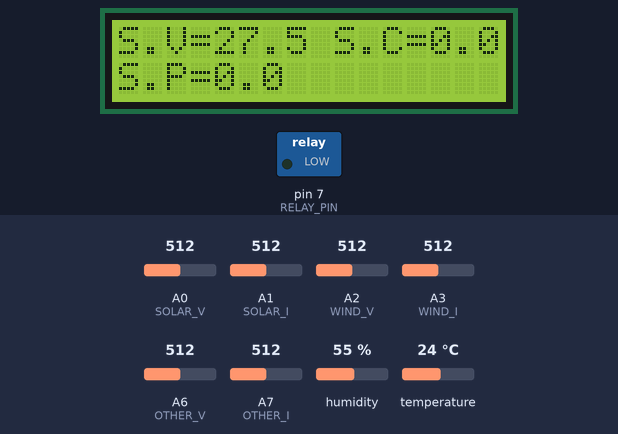
Bench run of a sketch on a simulated Arduino Nano, built with avr-gcc and run on an emulated ATmega328P. On the bench: 16×2 character LCD, switched loads named in the sketch (green lamp = pin HIGH). Inputs (shaded band) come from the test bench; at power-on: A1 (SOLAR_I) = 512, temperature 24 °C, A0 (SOLAR_V) = 512, A3 (WIND_I) = 512, A2 (WIND_V) = 512, A6 (OTHER_V) = 512, A7 (OTHER_I) = 512, humidity 55 %. What the sketch prints to the serial monitor is not drawn.

Above: at 4.2 s.
4.3 s: A1 (SOLAR_I) set to 531
At 15.6 s:
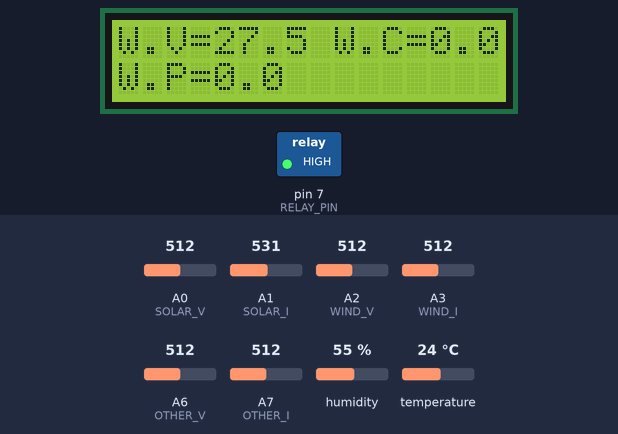
15.9 s: temperature set to 11 °C
At 28.9 s:
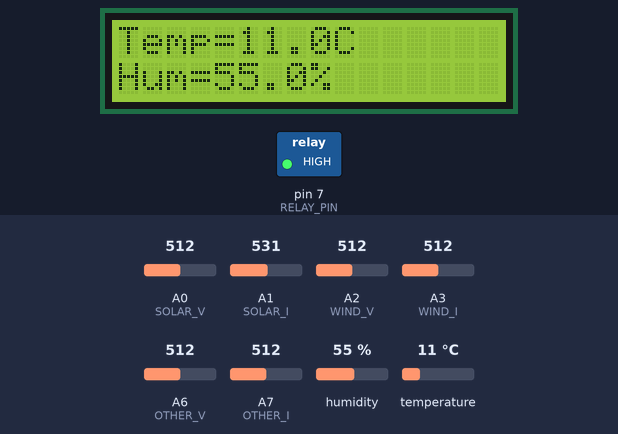
29.2 s: temperature set to 8 °C
At 37.4 s:
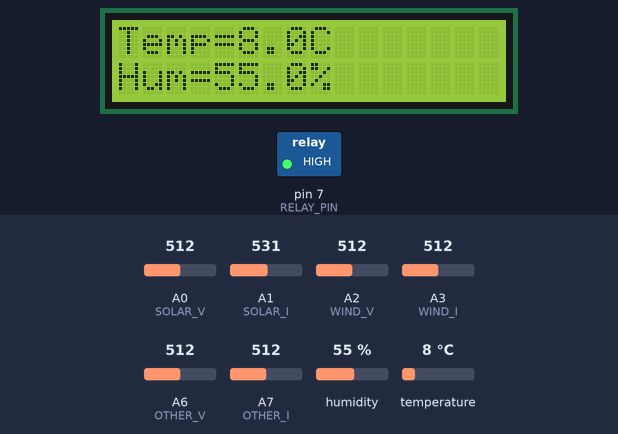
41.7 s: A0 (SOLAR_V) set to 716
At 50.3 s:
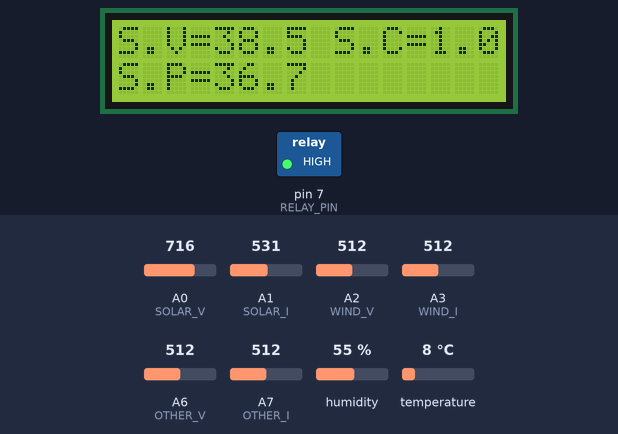
53.0 s: A3 (WIND_I) set to 567
At 61.1 s:
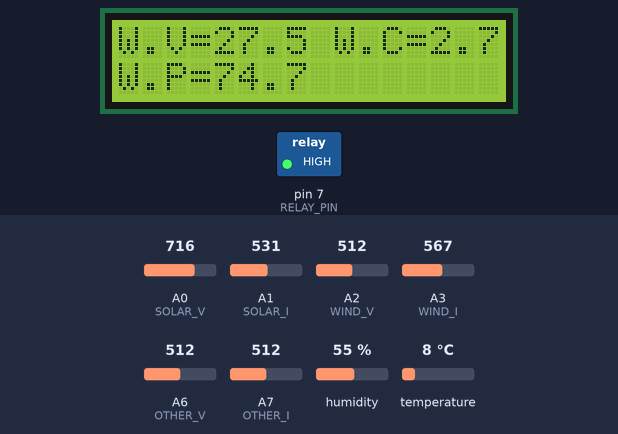
64.3 s: A3 (WIND_I) set to 594
At 70.7 s:
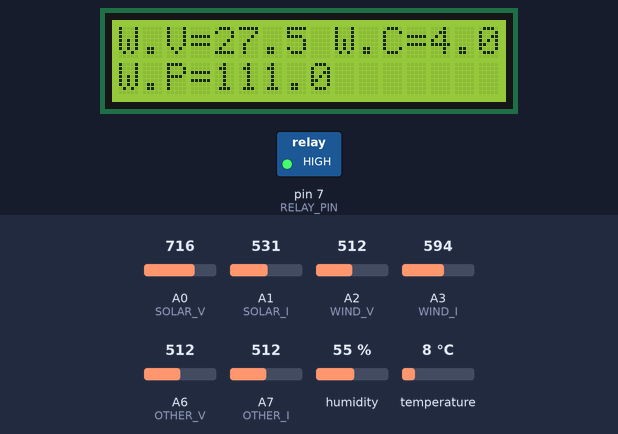
Timing chart, 0 to 72.2 s (numbered marks = the images above; inputs shaded):
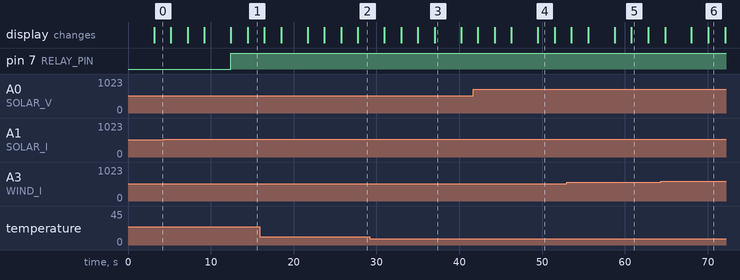

The sketch:

arduino.ino
```cpp
#include <Wire.h>
#include <LiquidCrystal_I2C.h>
#include "DHT.h"

// === LCD Setup ===
LiquidCrystal_I2C lcd(0x27, 16, 2);  // Use 0x3F if 0x27 doesn't work

// === DHT Sensor ===
#define DHTPIN 2
#define DHTTYPE DHT11
DHT dht(DHTPIN, DHTTYPE);

// === Voltage and Current Sensors ===
#define SOLAR_V A0
#define SOLAR_I A1
#define WIND_V  A2
#define WIND_I  A3
#define OTHER_V A6
#define OTHER_I A7

// === Relay ===
#define RELAY_PIN 7

// === Calibration Constants ===
const float VREF = 5.0;            // Reference voltage for ADC
const float ADC_RES = 1023.0;      // 10-bit ADC
const float VOLT_DIV = 11.0;       // Voltage divider ratio
const float ZERO_CURRENT_V = 2.5;  // ACS712 zero current voltage
const float SENSITIVITY = 0.100;   // 100mV/A for ACS712-20A

void setup() {
  lcd.init();
  lcd.backlight();
  Serial.begin(9600);
  dht.begin();

  pinMode(RELAY_PIN, OUTPUT);
  digitalWrite(RELAY_PIN, LOW);

  // ====== ADDED: Project Title Screen ======
  lcd.clear();
  lcd.setCursor(0, 0);
  lcd.print(" HYBRID RENEWABLE");
  lcd.setCursor(0, 1);
  lcd.print("  ENERGY SYSTEM ");
  delay(1000); // Show title for 3 seconds
  // ========================================

  delay(2000);  // Allow DHT to stabilize
}

void loop() {
  // === Solar Source ===
  float sV = (analogRead(SOLAR_V) * VREF / ADC_RES) * VOLT_DIV;
  float sI = ((analogRead(SOLAR_I) * VREF / ADC_RES) - ZERO_CURRENT_V) / SENSITIVITY;
  if (abs(sI) < 0.05) sI = 0;
  float sP = sV * sI;

  // === Wind Source ===
  float wV = (analogRead(WIND_V) * VREF / ADC_RES) * VOLT_DIV;
  float wI = ((analogRead(WIND_I) * VREF / ADC_RES) - ZERO_CURRENT_V) / SENSITIVITY;
  if (abs(wI) < 0.05) wI = 0;
  float wP = wV * wI;

  // === Other Source ===
  float oV = (analogRead(OTHER_V) * VREF / ADC_RES) * VOLT_DIV;
  float oI = ((analogRead(OTHER_I) * VREF / ADC_RES) - ZERO_CURRENT_V) / SENSITIVITY;
  if (abs(oI) < 0.05) oI = 0;
  float oP = oV * oI;

  // === Temperature & Humidity ===
  float hum = dht.readHumidity();
  float temp = dht.readTemperature();

  // === Total Power ===
  float totalP = sP + wP + oP;

  // === Relay Control ===
  if (totalP > 10) digitalWrite(RELAY_PIN, HIGH);
  else digitalWrite(RELAY_PIN, LOW);

  // === LCD Display (Updated format) ===

  // --- Solar ---
  lcd.clear();
  lcd.setCursor(0,0);
  lcd.print("S.V="); lcd.print(sV,1);
  lcd.print(" S.C="); lcd.print(sI,1);
  lcd.setCursor(0,1);
  lcd.print("S.P="); lcd.print(sP,1);
  delay(2000);

  // --- Wind ---
  lcd.clear();
  lcd.setCursor(0,0);
  lcd.print("W.V="); lcd.print(wV,1);
  lcd.print(" W.C="); lcd.print(wI,1);
  lcd.setCursor(0,1);
  lcd.print("W.P="); lcd.print(wP,1);
  delay(2000);

  // --- Other Source ---
  lcd.clear();
  lcd.setCursor(0,0);
  lcd.print("O.V="); lcd.print(oV,1);
  lcd.print(" O.C="); lcd.print(oI,1);
  lcd.setCursor(0,1);
  lcd.print("O.P="); lcd.print(oP,1);
  delay(2000);

  // --- Environment ---
  lcd.clear();
  lcd.setCursor(0,0);
  lcd.print("Temp="); lcd.print(temp,1); lcd.print("C");
  lcd.setCursor(0,1);
  lcd.print("Hum="); lcd.print(hum,1); lcd.print("%");
  delay(2000);

  // === Serial Output (Formatted) ===
  Serial.println("----------------------------------");
  Serial.print("S.V="); Serial.print(sV,1);
  Serial.print("  S.C="); Serial.print(sI,1);
  Serial.print("  S.P="); Serial.println(sP,1);

  Serial.print("W.V="); Serial.print(wV,1);
  Serial.print("  W.C="); Serial.print(wI,1);
  Serial.print("  W.P="); Serial.println(wP,1);

  Serial.print("O.V="); Serial.print(oV,1);
  Serial.print("  O.C="); Serial.print(oI,1);
  Serial.print("  O.P="); Serial.println(oP,1);

  Serial.print("Temp="); Serial.print(temp,1);
  Serial.print("°C  Hum="); Serial.print(hum,1);
  Serial.println("%");

  Serial.print("Total Power="); Serial.print(totalP,1);
  Serial.println(" W");
  Serial.println("----------------------------------");

  delay(1000);
}
```

Measured:
- the behaviour switches between 518 and 519 on A1 (SOLAR_I) (found by bisection; images 0 and 1)
- after the input at 4.3 s, pin 7 (RELAY_PIN): LOW → HIGH after 8.1 s
- what the display in image 3 shows lasts 3.2 s, from 37.0 s to 40.2 s
- what the display in image 4 shows lasts 2.0 s, from 49.5 s to 51.5 s
